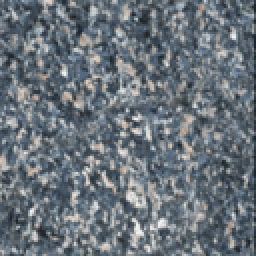
#> input picture data/noise/marble_128.png, 128 x 128 px (shown 2 times larger)
$ python Gaussian.py
#> lines starting #> are read from the running program, lines starting #| are printed output that depends on the picture
import numpy as np
import ot  # Python Optimal Transport library
from scipy.stats import norm
from skimage import io, img_as_float
from scipy.special import erfinv
import os

def get_mapping_from_plan(xs, xt, G, thr=1e-8):
    mapping = {}
    mx = G.max()

    for i in range(xs.shape[0]):
        for j in range(xt.shape[0]):
            if G[i, j] / mx > thr:
                mapping[i] = j

    return mapping

def gaussianize_image(input_image_path):
#> called with input_image_path = 'data/noise/marble_128.png'
    image = io.imread(input_image_path)
#> image is the input picture: shape (128, 128, 3); mean R, G, B 105.6, 114.9, 121.9
    # Ensures pixel values are between 0 and 1
    image = img_as_float(image)
    #read as rgb, not rgba
    image = image[:,:,:3]

    mean = 0.5
    variance = 1/36
    sigma = np.sqrt(variance)

    print("Started")
    # Assuming image is in the format (height, width, channels)
    height, width, channels = image.shape
#> height = 128; width = 128; channels = 3
    gaussian_variables = np.zeros_like(image)

    for channel in range(3):
        # Generate uniform random numbers
        uniform_random = np.random.rand(height, width)
        # Convert uniform to Gaussian using inverse CDF (ppf in scipy)
        gaussian_variables[:, :, channel] = mean + sigma * np.sqrt(2) * erfinv(2 * uniform_random - 1)
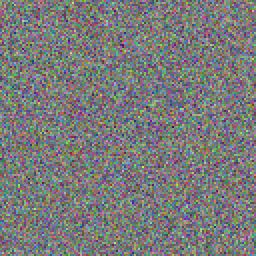
#> gaussian_variables: shape (128, 128, 3) float64 (shown 2 times larger); mean of channels 0, 1, 2 0.497, 0.5, 0.499; drawn with min black and max white

    # Flatten the image
    image_flat = image.reshape((image.shape[0] * image.shape[1], image.shape[2]))
    gaussian_flat = gaussian_variables.reshape((gaussian_variables.shape[0] * gaussian_variables.shape[1], gaussian_variables.shape[2]))
    print("Cost Matrix start")

    # Compute the cost matrix between the image and the Gaussian variables
#> (the run stopped early here; a loop or call above may not have finished)

$ run again, with data/noise/marble_256.png copied over data/noise/marble_128.png
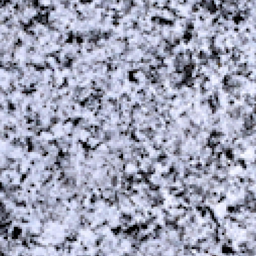
#> input picture data/noise/marble_256.png, 256 x 256 px
#> in gaussianize_image, image is the input picture: shape (256, 256, 3); mean R, G, B 158.9, 162.1, 182.8
#> after the loop in gaussianize_image, `for channel in range(3):`:
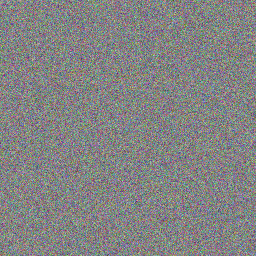
#> gaussian_variables: shape (256, 256, 3) float64; mean of channels 0, 1, 2 0.499, 0.501, 0.501; drawn with min black and max white

$ run again, with data/noise/bricks_256.png copied over data/noise/marble_128.png
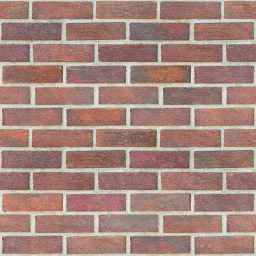
#> input picture data/noise/bricks_256.png, 256 x 256 px
#> in gaussianize_image, image is the input picture: shape (256, 256, 3); mean R, G, B 164.7, 133.1, 124.3
#> after the loop in gaussianize_image, `for channel in range(3):`:
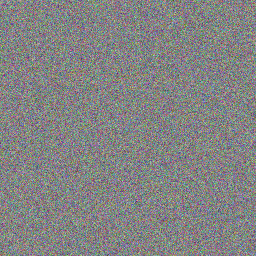
#> gaussian_variables: shape (256, 256, 3) float64; mean of channels 0, 1, 2 0.499, 0.501, 0.501; drawn with min black and max white

$ run again, with data/noise/cement_256.png copied over data/noise/marble_128.png
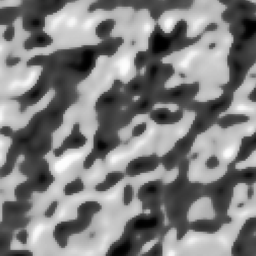
#> input picture data/noise/cement_256.png, 256 x 256 px
#> in gaussianize_image, image is the input picture: shape (256, 256, 3); mean R, G, B 128, 128, 128
#> after the loop in gaussianize_image, `for channel in range(3):`:
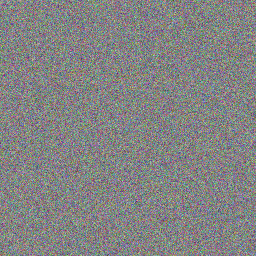
#> gaussian_variables: shape (256, 256, 3) float64; mean of channels 0, 1, 2 0.499, 0.501, 0.501; drawn with min black and max white
